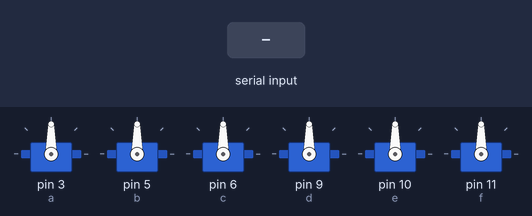
Bench run of a sketch on a simulated Arduino Uno, built with avr-gcc and run on an emulated ATmega328P. On the bench: 6 × servo. The inputs (shaded band) are chosen by the test bench. What the sketch prints to the serial monitor is not drawn.

Above: at 1.2 s.
1.3 s: "0001" received over Serial
At 1.76 s:
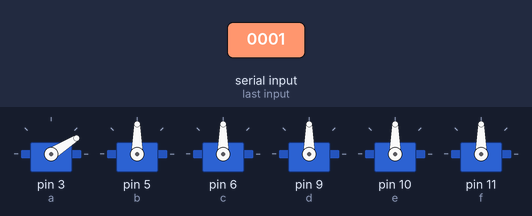
7.3 s: "0002" received over Serial
At 9.91 s:
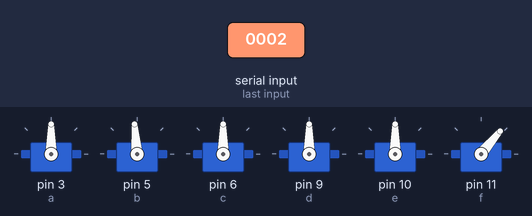
10.3 s: "0003" received over Serial
At 17.3 s:
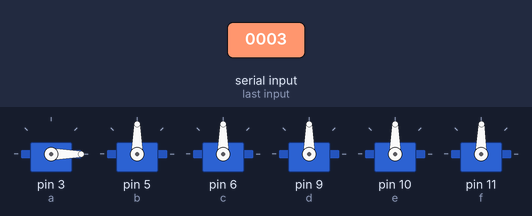
Timing chart, 0 to 18.8 s (numbered marks = the images above; inputs shaded):
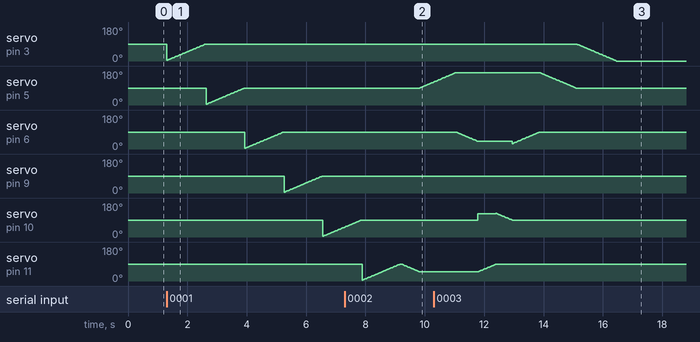

The sketch:

_______.ino
```cpp
#include<Servo.h>
Servo a;
Servo b;
Servo c;
Servo d;
Servo e;
Servo f;
int pos = 0;
int i,j = 0;
String input = "";
int setposition(int num, int positions)
{
    if(positions>=0 && positions<180)
    {
      if(num == 1)
      {a.write(positions);}
        if(num == 2)
      {b.write(positions);}
        if(num == 3)
      {c.write(positions);}
        if(num == 4)
      {d.write(positions);}
        if(num == 5)
      {e.write(positions);}
        if(num == 6)
      {f.write(positions);}
    }
}
int readposition(int num)
{
  if(num == 1)
  {Serial.println(a.read());}
  if(num == 2)
  {Serial.println(b.read());}
  if(num == 3)
  {Serial.println(c.read());}
  if(num == 4)
  {Serial.println(d.read());}
  if(num == 5)
  {Serial.println(e.read());}
  if(num == 6)
  {Serial.println(f.read());}
}

void setup()
  {
  Serial.begin(9600);
  Serial.println("Ready");
  a.attach(3);  b.attach(5);  c.attach(6);  d.attach(9);  e.attach(10); f.attach(11);
  a.write(90);  b.write(90);  c.write(90);  d.write(90);  e.write(90);  f.write(90);
  }
void loop()
{
  //receive command from serial port
  while (Serial.available()>0)
  {
    input += char(Serial.read());
    delay(2);
  }
  if (input.length()>0) //output the command
  {
    Serial.println(input);
  }
  //动作0
  if (input == "0000" )
  {
   a.write(90);  b.write(90);  c.write(90);  d.write(90);  e.write(90);  f.write(90);
  }

  //动作1
  if (input == "0001" )
  {

      Serial.println("动作1");
      if(j = readposition(1)<90){
      for(i=readposition(1);i<=90;i++) //Servo1
      {
        setposition(1,i);
        delay(15);
      }}
      if(j = readposition(1)>90){
      for(i=readposition(1);i>=90;i--)//Servo1
      {
        setposition(1,i);
        delay(15);
      }}
      if( j = readposition(2)<90){
      for(i=readposition(2);i<=90;i++){//Servo2
        setposition(2,i);
        delay(15);
      }}
      if(j = readposition(2)>90){
      for(i=readposition(2);i>=90;i--)//Servo2
      {
        setposition(2,i);
        delay(15);
      }}
      if(j = readposition(3)<90){
      for(i=readposition(3);i<=90;i++){//Servo3
        setposition(3,i);
        delay(15);
      }}
      if(j = readposition(3)>90){
      for(i=readposition(3);i>=90;i--)//Servo3
      {
        setposition(3,i);
        delay(15);
      }}
      if(j = readposition(3)<90){
      for(i=readposition(4);i<=90;i++)//Servo4
      {
        setposition(4,i);
        delay(15);
      }}
      if(j = readposition(4)>90){
      for(i=readposition(4);i>=90;i--)//Servo4
      {
        setposition(4,i);
        delay(15);
      }}
      if(j = readposition(5)<90){
      for(i=readposition(5);i<=90;i++)//Servo5
      {
        setposition(5,i);
        delay(15);
      } }
      if(j = readposition(5)>90){
      for(i=readposition(5);i>=90;i--)//Servo5
      {
        setposition(5,i);
        delay(15);
      }}
      if(j = readposition(6)<90){
      for(i=readposition(6);i<=90;i++)//Servo6
      {
        setposition(6,i);
        delay(15);
      }}
      if( j = readposition(6)>90){
      for(i=readposition(6);i>=90;i--)//Servo4
      {
        setposition(6,i);
        delay(15);
      }}
  }

  //动作2
  if (input == "0002" )
  {
    Serial.println("动作2");
    for(i=90;i>=50;i--) //舵机6
    {
      setposition(6,i);
      delay(15);}
    for(i=90;i<=170;i++)//舵机2
    {
      setposition(2,i);
      delay(15);
    }
    for(i=90;i>40;i--)//舵机3
    {
      setposition(3,i);
      delay(15);
    }
    for(i=90;i<=125;i++)//舵机5
    {
      setposition(5,i++);
    }
  }

  //动作3
  if (input == "0003" )
  {
    Serial.println("动作3");
    for(i=50;i<90;i++) //Servo6
    {
      setposition(6,i);
      delay(15);
    }
    for(i=125;i>=90;i--) //Servo5
    {
      setposition(5,i);
      delay(15);
    }
    for(i=29;i<=90;i++) //Servo3
    {
      setposition(3,i);
      delay(15);
    }
    for(i=170;i>=90;i--)//Servo2
    {
      setposition(2,i);
      delay(15);
    }
    for(i = 90;i<=135;i--)//Servo1
    {
      setposition(1,i);
      delay(15);
    }
  }
  input = "";


}
```

Measured:
- after the input at 7.3 s, servo on pin 5 (b): moves from 90° to 121° over 0.45 s, starting after 2.5 s
- after the input at 10.3 s, servo on pin 3 (a): moves from 90° to 0° over 1.3 s, starting after 4.8 s; servo on pin 11 (f): moves from 50° to 89° over 0.57 s, starting after 1.5 s
- by itself, servo on pin 10 (e): rises from 90° to 125° in 0.61 s, then falls to 90° in 0.54 s
